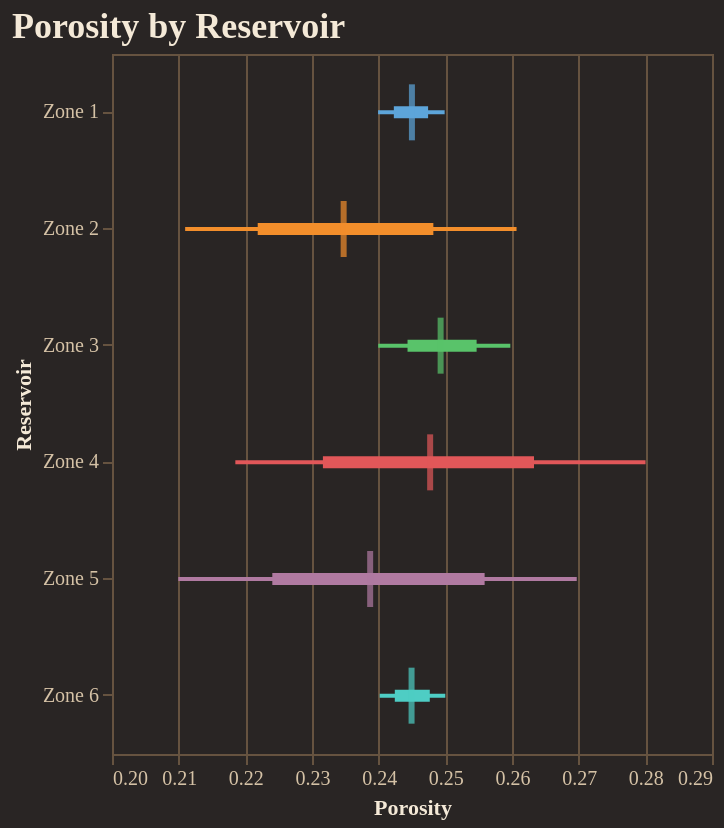

Write notebook code for a chart like this one.
### Code cell
fig = reporter.plotter.forest_plot(
    "Porosity", 
    backend=PLOTTING_BACKEND
)
fig.show()

### Figure 1 — Vega-Lite specification as saved in the notebook (floating-point values rounded to 4 significant figures)
{"config": {"background": "#292524", "view": {"fill": "#292524", "stroke": "#665340"}, "title": {"color": "#f4e9d7", "font": "Merriweather", "fontSize": 18, "fontWeight": 600, "subtitleColor": "#d5c2a6", "anchor": "start"}, "axis": {"domainColor": "#665340", "gridColor": "#665340", "tickColor": "#665340", "labelColor": "#d5c2a6", "titleColor": "#f4e9d7", "labelFont": "Merriweather", "titleFont": "Merriweather"}, "legend": {"titleColor": "#f4e9d7", "labelColor": "#d5c2a6", "labelFont": "Merriweather", "titleFont": "Merriweather", "orient": "top-right", "symbolType": "circle"}, "header": {"labelColor": "#d5c2a6", "titleColor": "#f4e9d7", "labelFont": "Merriweather", "titleFont": "Merriweather"}, "mark": {"color": "#c78d3b"}, "line": {"color": "#c78d3b"}, "bar": {"color": "#c78d3b"}, "point": {"color": "#ddb06d"}, "area": {"color": "#c78d3b", "opacity": 0.35}, "text": {"color": "#f4e9d7", "font": "Merriweather"}, "range": {"category": ["#5DA5DA", "#F28E2B", "#59C36A", "#E15759", "#B07AA1", "#4ECDC4", "#FF9DA7", "#EDC948"]}}, "layer": [{"mark": {"type": "rule", "strokeWidth": 2}, "encoding": {"color": {"field": "group", "legend": null, "type": "nominal"}, "x": {"field": "p10", "scale": {"zero": false}, "title": "Porosity", "type": "quantitative"}, "x2": {"field": "p90"}, "y": {"field": "group", "sort": ["Zone 1", "Zone 2", "Zone 3", "Zone 4", "Zone 5", "Zone 6"], "title": "Reservoir", "type": "nominal"}}}, {"mark": {"type": "rule", "strokeWidth": 6}, "encoding": {"color": {"field": "group", "legend": null, "type": "nominal"}, "x": {"field": "p25", "scale": {"zero": false}, "title": "Porosity", "type": "quantitative"}, "x2": {"field": "p75"}, "y": {"field": "group", "sort": ["Zone 1", "Zone 2", "Zone 3", "Zone 4", "Zone 5", "Zone 6"], "title": "Reservoir", "type": "nominal"}}}, {"mark": {"type": "tick", "color": "black", "size": 28, "thickness": 3}, "encoding": {"color": {"field": "group", "legend": null, "type": "nominal"}, "tooltip": [{"field": "group", "title": "Group", "type": "nominal"}, {"field": "p10", "title": "P10", "type": "quantitative"}, {"field": "p25", "title": "P25", "type": "quantitative"}, {"field": "median", "title": "Median", "type": "quantitative"}, {"field": "p75", "title": "P75", "type": "quantitative"}, {"field": "p90", "title": "P90", "type": "quantitative"}], "x": {"field": "median", "scale": {"zero": false}, "title": "Porosity", "type": "quantitative"}, "y": {"field": "group", "sort": ["Zone 1", "Zone 2", "Zone 3", "Zone 4", "Zone 5", "Zone 6"], "title": "Reservoir", "type": "nominal"}}}], "data": {"name": "data-60622ecbb494368af4eb642fc3a02061"}, "height": 350, "title": "Porosity by Reservoir", "width": "container", "$schema": "https://vega.github.io/schema/vega-lite/v5.20.1.json", "datasets": {"data-60622ecbb494368af4eb642fc3a02061": [{"group": "Zone 1", "p10": 0.2399, "p25": 0.2423, "median": 0.245, "p75": 0.2474, "p90": 0.2499}, {"group": "Zone 2", "p10": 0.211, "p25": 0.2219, "median": 0.2347, "p75": 0.2482, "p90": 0.2607}, {"group": "Zone 3", "p10": 0.2399, "p25": 0.2443, "median": 0.2493, "p75": 0.2547, "p90": 0.2597}, {"group": "Zone 4", "p10": 0.2185, "p25": 0.2316, "median": 0.2477, "p75": 0.2633, "p90": 0.28}, {"group": "Zone 5", "p10": 0.2099, "p25": 0.224, "median": 0.2387, "p75": 0.2559, "p90": 0.2697}, {"group": "Zone 6", "p10": 0.2402, "p25": 0.2424, "median": 0.2449, "p75": 0.2477, "p90": 0.25}]}}
